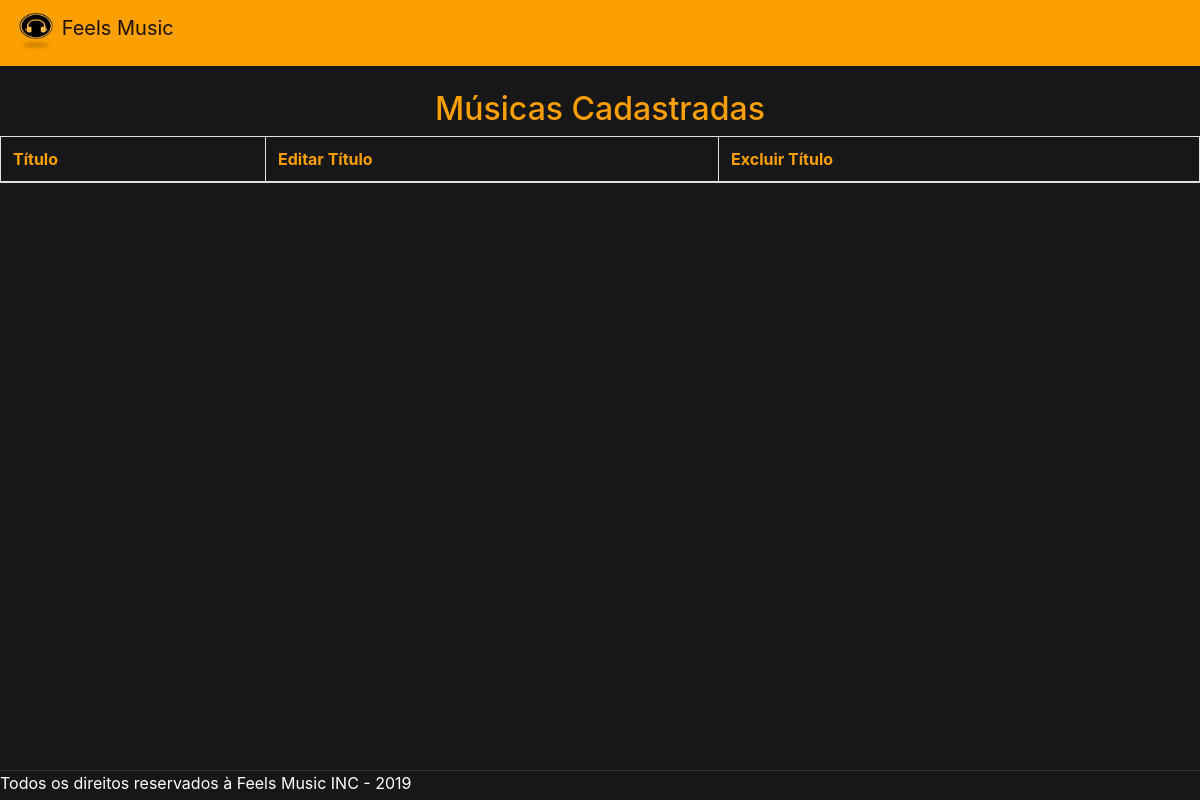
/pages/pages_adm/visualizarMusica.php (signed in), run on an earlier commit of the app's database.
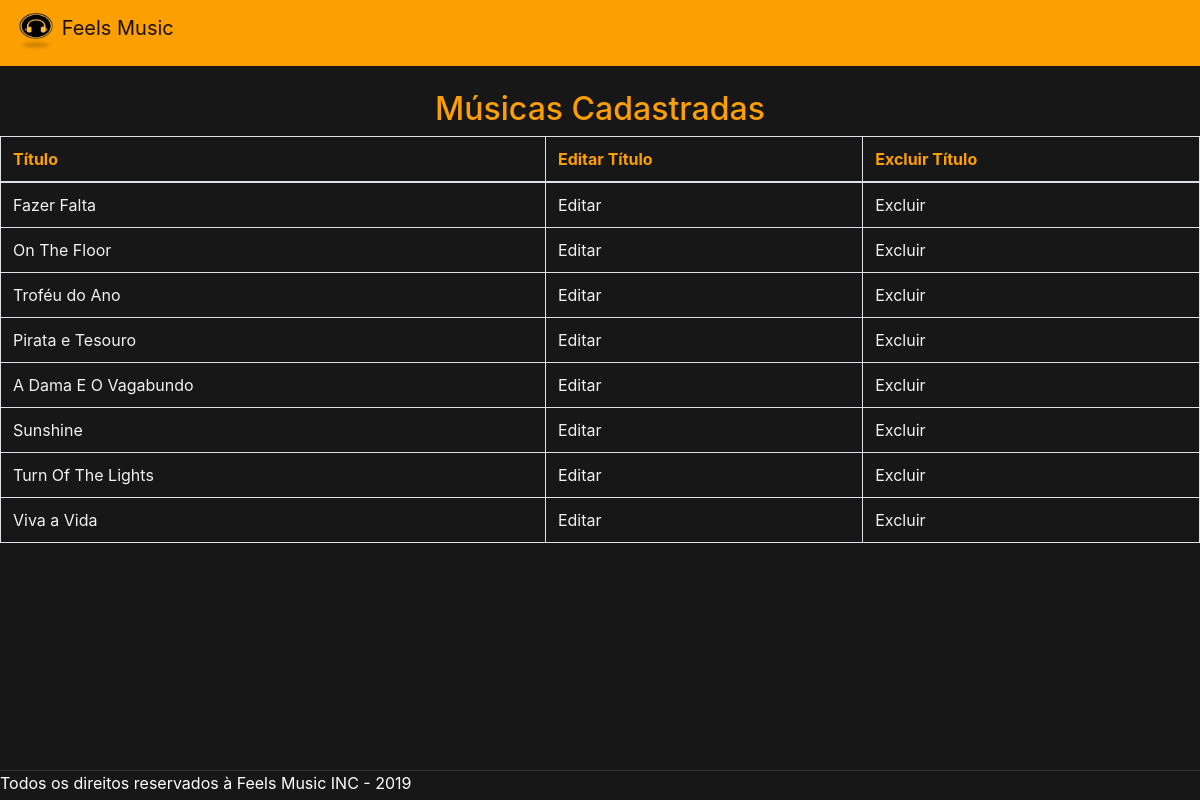
And on a later commit of the database.
### tables this page shows
CREATE TABLE IF NOT EXISTS `musica` (
  `idmusica` INT AUTO_INCREMENT NOT NULL,
  `titulo` VARCHAR(45) NOT NULL,
  `musica_idgenero` INT NOT NULL,
  `album_idalbum` INT NOT NULL,
  PRIMARY KEY (`idmusica`),
  INDEX `fk_musica_musica1_idx` (`musica_idgenero` ASC),
  INDEX `fk_musica_album1_idx` (`album_idalbum` ASC) ,
  CONSTRAINT `fk_musica_musica1`
    FOREIGN KEY (`musica_idgenero`)
    REFERENCES `genero` (`idgenero`)
    ON DELETE NO ACTION
    ON UPDATE NO ACTION,
  CONSTRAINT `fk_musica_album1`
    FOREIGN KEY (`album_idalbum`)
    REFERENCES `album` (`idalbum`)
    ON DELETE NO ACTION
    ON UPDATE NO ACTION);

### pages/pages_adm/visualizarMusica.php (the view, shortened to what this page needs)
<link href="//maxcdn.bootstrapcdn.com/bootstrap/4.1.1/css/bootstrap.min.css" rel="stylesheet" id="bootstrap-css">
<?php
$conexao = mysqli_connect("localhost", "root", "", "bancofeelsmusic");
$busca = mysqli_query($conexao, "SELECT * FROM musica");
$arrMusica = mysqli_fetch_all($busca, MYSQLI_ASSOC);
 ?>
<!DOCTYPE html>
<html>
  <head>
    <nav class="navbar navbar-light" style="background-color: #FC9F01;">
      <a class="navbar-brand" href="#">
        <img src="../../assets/imgs/Icon.png" width="40" height="40" class="d-inline-block align-top" alt="">
        Feels Music
      </a>
    </nav>
  </head>
  <body>
    <br>
    <center>
      <h2>Músicas Cadastradas</h2>
      <table class="table table-bordered">
        <thead>
          <tr>
            <th scope="col">Título</th>
            <th scope="col">Editar Título</th>
            <th scope="col">Excluir Título</th>
          </tr>
        </thead>
        <?php
          foreach ($arrMusica as $chave => $valor) {
            echo "<tr>";
            echo "<td>".$valor["titulo"]."</td>";
            echo "<td>";
              echo "<a href='../../actions/alterarTitulo.php?codigo=".$valor["idmusica"]."'>Editar</a>";
            echo "</td>";
            echo "<td>";
              echo "<a href='../../actions/excluirTitulo.php?codigo=".$valor["idmusica"]."'>Excluir</a>";
            echo "</td>";
            echo "</tr>";
          }
         ?>
      </table>
    </center>
  </body>
  <br>
  <footer class="fixar-rodape">
    Todos os direitos reservados à Feels Music INC - 2019
  </footer>
</html>

### pages/pages_adm/visualizarMusica.php (style rules this page uses)
body { background-color: #171717; }
h2,th { color: #FC9F01 }
td,a { color:#F2F2F2 }
footer.fixar-rodape { border-top: 1px solid #333; bottom: 0; left: 0; height: 30px; position: fixed; width: 100%; background: #171717; color: #ffffff; }

What changed in the data, as far as the page shows it:
added musica: titulo "Fazer Falta"
added musica: titulo "On The Floor"
added musica: titulo "Troféu do Ano"
added musica: titulo "Pirata e Tesouro"
added musica: titulo "A Dama E O Vagabundo"
added musica: titulo "Sunshine"
added musica: titulo "Turn Of The Lights"
added musica: titulo "Viva a Vida"
